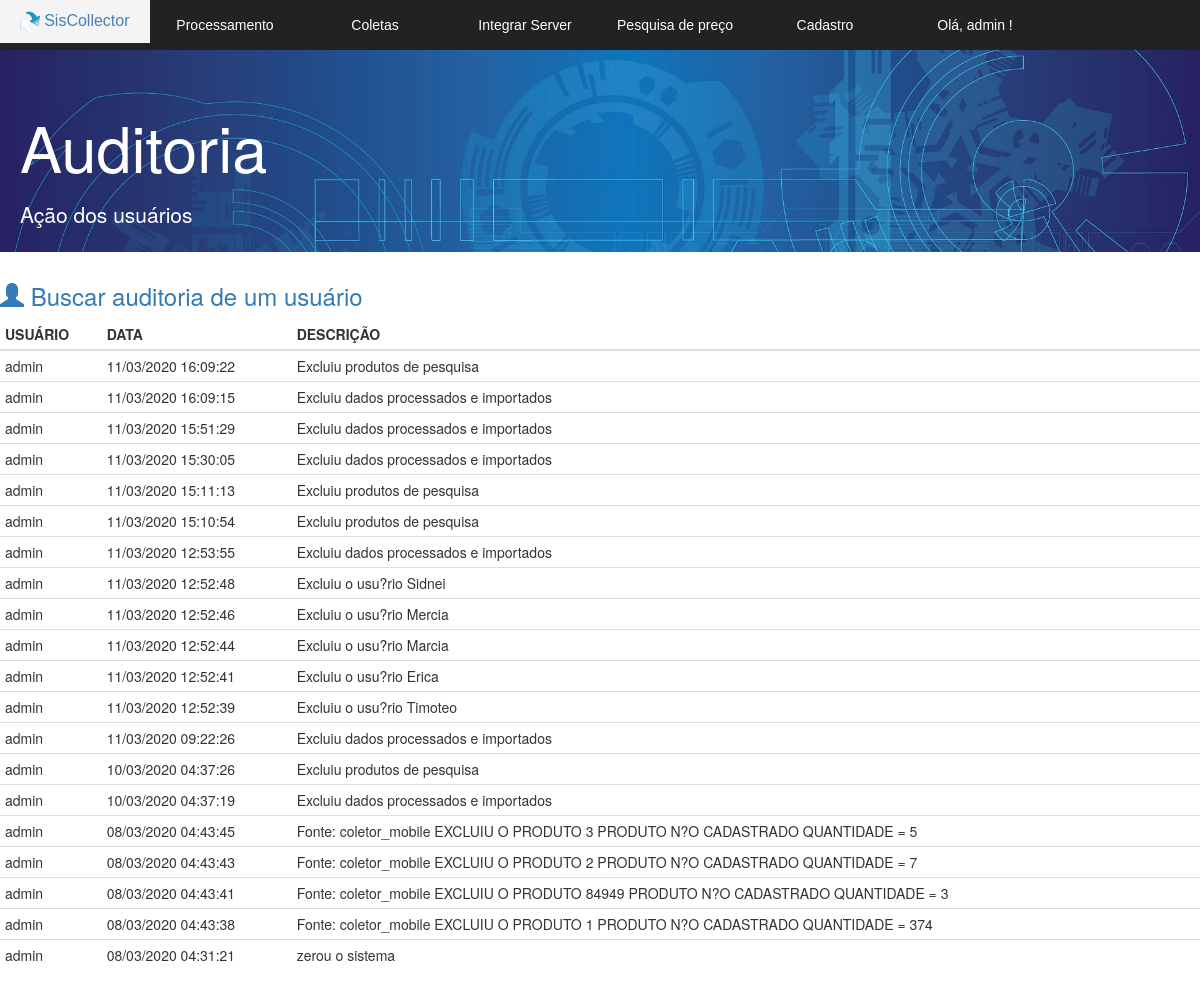
Page /v_listar_auditoria.php (signed in) on the committed database.
### tables this page shows
CREATE TABLE IF NOT EXISTS `auditoria` (
  `id` int(11) NOT NULL AUTO_INCREMENT,
  `usuario` varchar(255) DEFAULT NULL,
  `descricao` varchar(255) DEFAULT NULL,
  `data` datetime NOT NULL,
  PRIMARY KEY (`id`)
);

### v_listar_auditoria.php (the view, shortened to what this page needs)
<!DOCTYPE html>
<html lang="pt-br">
<head>
  <link href="bootstrap/css/bootstrap.min.css" rel="stylesheet">
  <link rel="stylesheet" href="css.css">
  <link rel="stylesheet" href="normalize.css">
</head>
<body>
	<section id="principal">
   <?php
   require 'v_cabecalho.php';
   ?>
   <section class="corpo">
    <div class="jumbotron jumbotron-fluid">
      <div class="container">
        <h1 class="display-4">Auditoria</h1>
        <p class="lead">Ação dos usuários</p>
      </div>
    </div>
    <h3> <a href="v_buscar_usuario.php" > <span class="glyphicon glyphicon-user" aria-hidden="true"></span> Buscar auditoria de um usuário </a></h3>
    <?php
    $listagem = mysqli_query($conexao,  "SELECT * FROM auditoria order by id desc");
    ?>
    <table class="table table-condensed">
     <thead >
      <tr class="table-primary">
        <th scope="col">USUÁRIO</th>
        <th scope="col">DATA</th>
        <th scope="col">DESCRIÇÃO</th>
      </tr>
    </thead>
    <tbody>
      <?php
      while($linha = mysqli_fetch_array($listagem)) {
      $data = $linha['data'];
      ?>
        <tr>
          <td> <?= $linha['usuario'] ?> </td>
          <td> <?php echo date('d/m/Y H:i:s', strtotime($data));  ?>  </td>
          <td> <?= utf8_encode($linha['descricao']);  ?> </td>
        </tr>
        <?php } ?>
      </tbody>
    </table>
  </section>
</section>
</body>
</html>

### css.css (style rules this page uses)
.jumbotron { padding-top: 70px; height: 18em; width: 100%; max-height: 50%; max-width: 100%; min-height: 20%; min-width: 30%; background-image: url("bg.jpg")!important; background-size: cover; color:#ffffff; }
.jumbotron h1 { margin-bottom: 0.3em; }
.jumbotron .container { margin-left:5px; }
a:link { text-decoration:none ; }

### rows in the picture
auditoria: usuario "admin", data "11/03/2020 16:09:22", descricao "Excluiu produtos de pesquisa"
auditoria: usuario "admin", data "11/03/2020 16:09:15", descricao "Excluiu dados processados e importados"
auditoria: usuario "admin", data "11/03/2020 15:51:29", descricao "Excluiu dados processados e importados"
auditoria: usuario "admin", data "11/03/2020 15:30:05", descricao "Excluiu dados processados e importados"
auditoria: usuario "admin", data "11/03/2020 15:11:13", descricao "Excluiu produtos de pesquisa"
auditoria: usuario "admin", data "11/03/2020 15:10:54", descricao "Excluiu produtos de pesquisa"
auditoria: usuario "admin", data "11/03/2020 12:53:55", descricao "Excluiu dados processados e importados"
auditoria: usuario "admin", data "11/03/2020 12:52:48", descricao "Excluiu o usu?rio Sidnei"
auditoria: usuario "admin", data "11/03/2020 12:52:46", descricao "Excluiu o usu?rio Mercia"
auditoria: usuario "admin", data "11/03/2020 12:52:44", descricao "Excluiu o usu?rio Marcia"
auditoria: usuario "admin", data "11/03/2020 12:52:41", descricao "Excluiu o usu?rio Erica"
auditoria: usuario "admin", data "11/03/2020 12:52:39", descricao "Excluiu o usu?rio Timoteo"
auditoria: usuario "admin", data "11/03/2020 09:22:26", descricao "Excluiu dados processados e importados"
auditoria: usuario "admin", data "10/03/2020 04:37:26", descricao "Excluiu produtos de pesquisa"
auditoria: usuario "admin", data "10/03/2020 04:37:19", descricao "Excluiu dados processados e importados"
auditoria: usuario "admin", data "08/03/2020 04:43:45", descricao "Fonte: coletor_mobile EXCLUIU O PRODUTO 3 PRODUTO N?O CADASTRADO QUANTIDADE = 5"
auditoria: usuario "admin", data "08/03/2020 04:43:43", descricao "Fonte: coletor_mobile EXCLUIU O PRODUTO 2 PRODUTO N?O CADASTRADO QUANTIDADE = 7"
auditoria: usuario "admin", data "08/03/2020 04:43:41", descricao "Fonte: coletor_mobile EXCLUIU O PRODUTO 84949 PRODUTO N?O CADASTRADO QUANTIDADE = 3"
auditoria: usuario "admin", data "08/03/2020 04:43:38", descricao "Fonte: coletor_mobile EXCLUIU O PRODUTO 1 PRODUTO N?O CADASTRADO QUANTIDADE = 374"
auditoria: usuario "admin", data "08/03/2020 04:31:21", descricao "zerou o sistema"

### other values in the picture
$usuario "admin"
